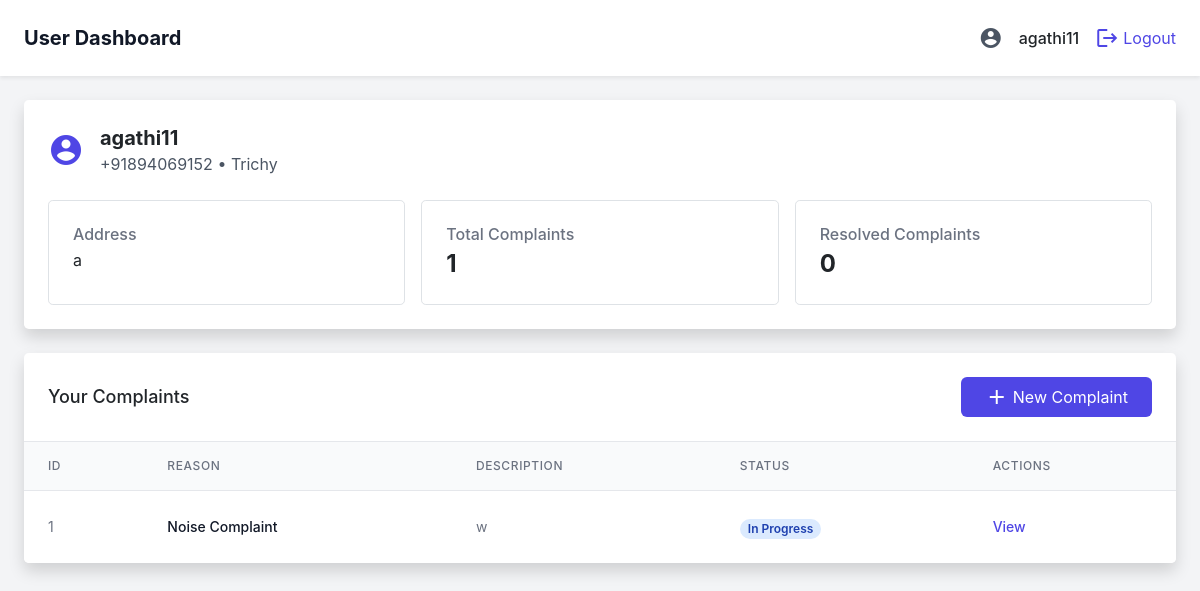
The page /dashboard (signed in) on the database its author committed.
### app.py (models this page shows)
class User(db.Model):
    id = db.Column(db.Integer, primary_key=True)
    username = db.Column(db.String(150), unique=True, nullable=False)
    email = db.Column(db.String(150), unique=True, nullable=False)
    phone = db.Column(db.String(15), unique=True, nullable=False)
    address = db.Column(db.String(255), nullable=False)
    location = db.Column(db.String(100), nullable=False)
    password = db.Column(db.String(255), nullable=False)
    role = db.Column(db.String(20), default='user')  # 'user' or 'admin'

class Complaint(db.Model):
    id = db.Column(db.Integer, primary_key=True)
    user_id = db.Column(db.Integer, db.ForeignKey('user.id'), nullable=False)
    complaint_description = db.Column(db.Text, nullable=False)
    reason = db.Column(db.String(100), nullable=False)
    location = db.Column(db.String(255), nullable=False)
    proof_filename = db.Column(db.String(255), nullable=True)
    status = db.Column(db.String(50), default='Pending')
    user = db.relationship('User', backref='complaints', lazy=True)

### app.py (the view)
@app.route('/dashboard')
def dashboard():
    if 'user_id' not in session:
        return redirect(url_for('login'))
    user_id = session['user_id']
    user = User.query.get(user_id)
    complaints = Complaint.query.filter_by(user_id=user_id).all()
    return render_template('dashboard.html', user=user, complaints=complaints)

### templates/dashboard.html (shortened to what this page needs)
{% extends "base.html" %}
{% block content %}
<div class="min-h-screen bg-gray-100">
    <header class="bg-white shadow-sm">
        <div class="max-w-7xl mx-auto px-4 py-4 sm:px-6 lg:px-8 flex justify-between items-center">
            <h1 class="text-xl font-bold text-gray-900">User Dashboard</h1>
            <div class="flex items-center space-x-4">
                <span class="material-icons text-gray-600">account_circle</span>
                <span class="font-medium">{{ user.username }}</span>
                <a href="{{ url_for('logout') }}" class="text-indigo-600 hover:text-indigo-800 flex items-center">
                    <span class="material-icons">logout</span>
                    <span class="ml-1">Logout</span>
                </a>
            </div>
        </div>
    </header>
    <main class="max-w-7xl mx-auto px-4 py-6 sm:px-6 lg:px-8">
        <div class="bg-white shadow rounded-lg p-6 mb-6">
            <div class="flex items-center space-x-4 mb-4">
                <span class="material-icons text-4xl text-indigo-600">account_circle</span>
                <div>
                    <h2 class="text-xl font-bold">{{ user.username }}</h2>
                    <p class="text-gray-600">{{ user.phone }} • {{ user.location }}</p>
                </div>
            </div>
            <div class="grid grid-cols-1 md:grid-cols-3 gap-4">
                <div class="border rounded-lg p-4">
                    <h3 class="font-medium text-gray-500">Address</h3>
                    <p class="mt-1">{{ user.address }}</p>
                </div>
                <div class="border rounded-lg p-4">
                    <h3 class="font-medium text-gray-500">Total Complaints</h3>
                    <p class="mt-1 text-2xl font-bold">{{ complaints|length }}</p>
                </div>
                <div class="border rounded-lg p-4">
                    <h3 class="font-medium text-gray-500">Resolved Complaints</h3>
                    <p class="mt-1 text-2xl font-bold">{{ complaints|selectattr('status', 'equalto', 'Resolved')|list|length }}</p>
                </div>
            </div>
        </div>
        <div class="bg-white shadow rounded-lg overflow-hidden">
            <div class="px-6 py-4 border-b border-gray-200 flex justify-between items-center">
                <h2 class="text-lg font-medium">Your Complaints</h2>
                <button onclick="document.getElementById('new-complaint-modal').classList.remove('hidden')" class="bg-indigo-600 hover:bg-indigo-700 text-white px-4 py-2 rounded-md flex items-center">
                    <span class="material-icons mr-1">add</span>
                    New Complaint
                </button>
            </div>
            <div class="overflow-x-auto">
                <table class="min-w-full divide-y divide-gray-200">
                    <thead class="bg-gray-50">
                        <tr>
                            <th scope="col" class="px-6 py-3 text-left text-xs font-medium text-gray-500 uppercase tracking-wider">ID</th>
                            <th scope="col" class="px-6 py-3 text-left text-xs font-medium text-gray-500 uppercase tracking-wider">Reason</th>
                            <th scope="col" class="px-6 py-3 text-left text-xs font-medium text-gray-500 uppercase tracking-wider">Description</th>
                            <th scope="col" class="px-6 py-3 text-left text-xs font-medium text-gray-500 uppercase tracking-wider">Status</th>
                            <th scope="col" class="px-6 py-3 text-left text-xs font-medium text-gray-500 uppercase tracking-wider">Actions</th>
                        </tr>
                    </thead>
                    <tbody class="bg-white divide-y divide-gray-200">
                        {% for complaint in complaints %}
                        <tr>
                            <td class="px-6 py-4 whitespace-nowrap text-sm text-gray-500">{{ complaint.id }}</td>
                            <td class="px-6 py-4 whitespace-nowrap text-sm font-medium text-gray-900">{{ complaint.reason }}</td>
                            <td class="px-6 py-4 text-sm text-gray-500 max-w-xs truncate">{{ complaint.complaint_description }}</td>
                            <td class="px-6 py-4 whitespace-nowrap">
                                <span class="px-2 inline-flex text-xs leading-5 font-semibold rounded-full
                                    {% if complaint.status == 'Resolved' %}bg-green-100 text-green-800
                                    {% elif complaint.status == 'Pending' %}bg-yellow-100 text-yellow-800
                                    {% elif complaint.status == 'Rejected' %}bg-red-100 text-red-800
                                    {% else %}bg-blue-100 text-blue-800{% endif %}">
                                    {{ complaint.status }}
                                </span>
                            </td>
                            <td class="px-6 py-4 whitespace-nowrap text-sm font-medium">
                                <a href="{{ url_for('view_complaint', complaint_id=complaint.id) }}" class="text-indigo-600 hover:text-indigo-900 mr-3">View</a>
                            </td>
                        </tr>
                        {% else %}
                        <tr>
                            <td colspan="5" class="px-6 py-4 text-center text-sm text-gray-500">No complaints found</td>
                        </tr>
                        {% endfor %}
                    </tbody>
                </table>
            </div>
        </div>
    </main>
</div>
{% endblock %}

### templates/base.html (shortened to what this page needs)
<!DOCTYPE html>
<html lang="en">
<head>
    <script src="https://cdn.tailwindcss.com"></script>
    <link href="https://cdn.jsdelivr.net/npm/tailwindcss@2.2.19/dist/tailwind.min.css" rel="stylesheet">
    <link href="https://cdn.jsdelivr.net/npm/bootstrap@4.5.2/dist/css/bootstrap.min.css" rel="stylesheet">
    <link rel="stylesheet" href="https://cdn.jsdelivr.net/npm/bootstrap-icons@1.10.0/font/bootstrap-icons.css">
</head>
<body class="bg-gray-50">
    {% block content %}{% endblock %}
</body>
</html>

### rows shown on the page
User: username "agathi11", phone "+91894069152", location "Trichy", address "a"
Complaint: id "1", reason "Noise Complaint", complaint_description "w", status "In Progress"

### other values the page prints
{{ complaints|length }} "1"
{{ complaints|selectattr('status', 'equalto', 'Resolved')|list|length }} "0"
